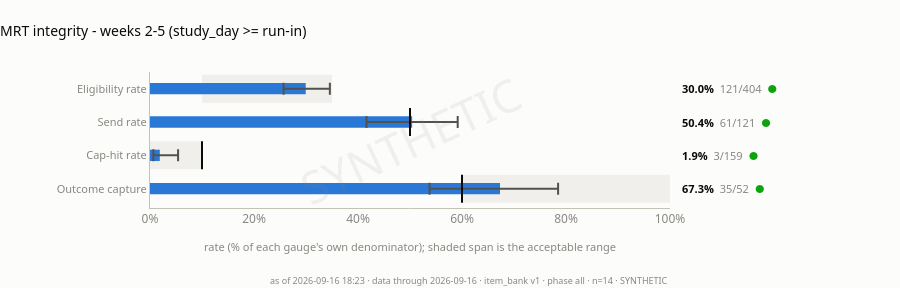

Notebook cell for this chart:
### Markdown cell above
## 1C - MRT integrity strip

This strip, not the benchmark tiles, is what says whether the trial will be
analysable.

### Code cell
# All four gauges on ONE shared 0-100% axis, so bar lengths are comparable
# between rows. They were four separate figures, and the send-rate one rescaled
# its axis to value * 1.1, which made adjacent bars silently incomparable.
# Shaded spans are each gauge's acceptable range: 10-35% eligibility, cap-hit
# under 10%, outcome capture above 60%. The tick is the target where one exists.
strip = plot_integrity_strip(board)
strip["panel"]

### Figure 1 — Plotly figure (JSON) as saved in the notebook; plotly's stock layout.template omitted (floating-point values rounded to 4 significant figures)
{"data": [{"error_x": {"array": [0.04638], "arrayminus": [0.04261], "color": "#52514e", "symmetric": false, "thickness": 2, "type": "data", "width": 6}, "hovertemplate": "<b>Eligibility rate</b><br>%{x:.1%}<br>121/404<extra></extra>", "marker": {"color": "#2a78d6", "line": {"width": 0}}, "orientation": "h", "showlegend": false, "type": "bar", "width": 0.34, "x": [0.2995], "y": ["Eligibility rate"]}, {"error_x": {"array": [0.08758], "arrayminus": [0.08783], "color": "#52514e", "symmetric": false, "thickness": 2, "type": "data", "width": 6}, "hovertemplate": "<b>Send rate</b><br>%{x:.1%}<br>61/121<extra></extra>", "marker": {"color": "#2a78d6", "line": {"width": 0}}, "orientation": "h", "showlegend": false, "type": "bar", "width": 0.34, "x": [0.5041], "y": ["Send rate"]}, {"hovertemplate": "target 0.5<extra></extra>", "marker": {"line": {"color": "#0b0b0b", "width": 2}, "size": 20, "symbol": "line-ns"}, "mode": "markers", "showlegend": false, "type": "scatter", "x": [0.5], "y": ["Send rate"]}, {"error_x": {"array": [0.03513], "arrayminus": [0.01243], "color": "#52514e", "symmetric": false, "thickness": 2, "type": "data", "width": 6}, "hovertemplate": "<b>Cap-hit rate</b><br>%{x:.1%}<br>3/159<extra></extra>", "marker": {"color": "#2a78d6", "line": {"width": 0}}, "orientation": "h", "showlegend": false, "type": "bar", "width": 0.34, "x": [0.01887], "y": ["Cap-hit rate"]}, {"hovertemplate": "target 0.1<extra></extra>", "marker": {"line": {"color": "#0b0b0b", "width": 2}, "size": 20, "symbol": "line-ns"}, "mode": "markers", "showlegend": false, "type": "scatter", "x": [0.1], "y": ["Cap-hit rate"]}, {"error_x": {"array": [0.1117], "arrayminus": [0.1355], "color": "#52514e", "symmetric": false, "thickness": 2, "type": "data", "width": 6}, "hovertemplate": "<b>Outcome capture</b><br>%{x:.1%}<br>35/52<extra></extra>", "marker": {"color": "#2a78d6", "line": {"width": 0}}, "orientation": "h", "showlegend": false, "type": "bar", "width": 0.34, "x": [0.6731], "y": ["Outcome capture"]}, {"hovertemplate": "target 0.6<extra></extra>", "marker": {"line": {"color": "#0b0b0b", "width": 2}, "size": 20, "symbol": "line-ns"}, "mode": "markers", "showlegend": false, "type": "scatter", "x": [0.6], "y": ["Outcome capture"]}], "layout": {"annotations": [{"align": "left", "font": {"color": "#0b0b0b", "family": "system-ui, -apple-system, \"Segoe UI\", sans-serif", "size": 11}, "showarrow": false, "text": "<b>30.0%</b>  <span style='color:#898781'>121/404</span>  <span style='color:#0ca30c'>●</span>", "x": 1, "xanchor": "left", "xref": "paper", "xshift": 10, "y": "Eligibility rate"}, {"align": "left", "font": {"color": "#0b0b0b", "family": "system-ui, -apple-system, \"Segoe UI\", sans-serif", "size": 11}, "showarrow": false, "text": "<b>50.4%</b>  <span style='color:#898781'>61/121</span>  <span style='color:#0ca30c'>●</span>", "x": 1, "xanchor": "left", "xref": "paper", "xshift": 10, "y": "Send rate"}, {"align": "left", "font": {"color": "#0b0b0b", "family": "system-ui, -apple-system, \"Segoe UI\", sans-serif", "size": 11}, "showarrow": false, "text": "<b>1.9%</b>  <span style='color:#898781'>3/159</span>  <span style='color:#0ca30c'>●</span>", "x": 1, "xanchor": "left", "xref": "paper", "xshift": 10, "y": "Cap-hit rate"}, {"align": "left", "font": {"color": "#0b0b0b", "family": "system-ui, -apple-system, \"Segoe UI\", sans-serif", "size": 11}, "showarrow": false, "text": "<b>67.3%</b>  <span style='color:#898781'>35/52</span>  <span style='color:#0ca30c'>●</span>", "x": 1, "xanchor": "left", "xref": "paper", "xshift": 10, "y": "Outcome capture"}, {"font": {"color": "#898781", "family": "system-ui, -apple-system, \"Segoe UI\", sans-serif", "size": 9}, "showarrow": false, "text": "as of 2026-09-16 18:23 · data through 2026-09-16 · item_bank v1 · phase all · n=14 · SYNTHETIC", "x": 1, "xanchor": "right", "xref": "paper", "y": 0, "yanchor": "top", "yref": "paper", "yshift": -64}, {"font": {"color": "#898781", "family": "system-ui, -apple-system, \"Segoe UI\", sans-serif", "size": 45}, "opacity": 0.1, "showarrow": false, "text": "SYNTHETIC", "textangle": -25, "x": 0.5, "xref": "paper", "y": 0.5, "yref": "paper"}], "bargap": 0.45, "font": {"color": "#52514e", "family": "system-ui, -apple-system, \"Segoe UI\", sans-serif", "size": 12}, "height": 288, "hoverlabel": {"bgcolor": "#fcfcfb", "font": {"color": "#0b0b0b", "family": "system-ui, -apple-system, \"Segoe UI\", sans-serif"}}, "margin": {"b": 80, "l": 150, "r": 230, "t": 72}, "paper_bgcolor": "#fcfcfb", "plot_bgcolor": "#fcfcfb", "shapes": [{"fillcolor": "#f0efec", "layer": "below", "line": {"width": 0}, "type": "rect", "x0": 0.1, "x1": 0.35, "y0": 2.58, "y1": 3.42}, {"fillcolor": "#f0efec", "layer": "below", "line": {"width": 0}, "type": "rect", "x0": 0, "x1": 0.1, "y0": 0.58, "y1": 1.42}, {"fillcolor": "#f0efec", "layer": "below", "line": {"width": 0}, "type": "rect", "x0": 0.6, "x1": 1, "y0": -0.42, "y1": 0.42}], "showlegend": false, "title": {"font": {"color": "#0b0b0b", "size": 14}, "text": "MRT integrity - weeks 2-5 (study_day >= run-in)", "x": 0, "xanchor": "left"}, "xaxis": {"gridcolor": "#e1e0d9", "linecolor": "#c3c2b7", "range": [0, 1], "showgrid": false, "tickfont": {"color": "#898781"}, "tickformat": ".0%", "title": {"font": {"color": "#898781", "size": 11}, "text": "rate (% of each gauge's own denominator); shaded span is the acceptable range"}, "zeroline": false}, "yaxis": {"categoryarray": ["Outcome capture", "Cap-hit rate", "Send rate", "Eligibility rate"], "categoryorder": "array", "linecolor": "#c3c2b7", "showgrid": false, "tickfont": {"color": "#898781", "size": 11}, "type": "category", "zeroline": false}}}
